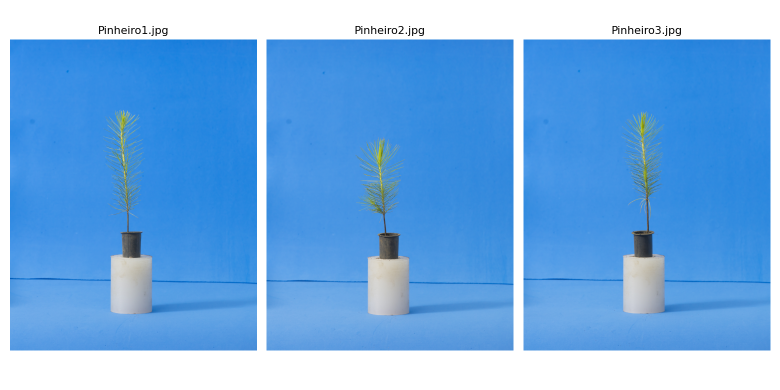
#> input picture Guido/debug_pinheiros_raw123.png, 1560 x 780 px (shown at 1/2 size); its folder holds only this picture in this run
$ python -i Funcs_old.py   (imports and definitions only)
#> lines starting #> are read from the running program, lines starting #| are printed output that depends on the picture; after the words box and inside, x2 and y2 are one past the last pixel; in counts of white or black regions, pixels touching at a corner belong together
#> further down, picture is the input picture: shape (780, 1560, 3); mean B, G, R 229.7, 173, 114.9
# Bibliotecas importadas:
import cv2
import numpy as np
from skimage.graph import route_through_array

#Thresholds HSV fixos:
# (Fundo azul)
lower_azul = np.array([100, 120, 150])
upper_azul = np.array([120, 255, 255])

## Funções para utilizar no projeto-Main.py ##

# Parte inicial de pré-processamento da imagem:

# [23 lines left out: function melhorar_altura, not called in this run]

## Parte de topologia interna utilizada por outras funções internamente:
def maior_blob(mask):
    """
    Mantém apenas a maior componente conexa (8-connectivity) da máscara.

    Usado em vários pontos do pipeline para descartar ruído desconectado:
    a planta+vaso, o vaso isolado, a planta segmentada — todos devem ser uma
    única componente. Qualquer pixel ligado por mero acaso é eliminado.

    Implementação: connectedComponentsWithStats retorna o rótulo 0 como fundo,
    por isso o argmax é deslocado em +1 e parte de stats[1:].
    """
    num_labels, labels, stats, _ = cv2.connectedComponentsWithStats(mask, connectivity=8)

    if num_labels <= 1:
        return mask
    # [0] É O FUNDO:
    largest_label = 1 + np.argmax(stats[1:, cv2.CC_STAT_AREA])

    mcomp = np.where(labels == largest_label, 255, 0).astype(np.uint8)

    return mcomp
## Segmentações: planta + vaso, depois vaso isolado, depois só a planta:
def extrair_planta_vaso(img):
    """
    Separa do fundo azul tudo que é planta + vaso.

    Trabalha em HSV pois é invariante a brilho — o azul fotográfico tem H
    estável mesmo com sombra parcial, enquanto em RGB há variações.

    O kernel em cruz (4-vizinhos do centro) no MORPH_OPEN remove pixels
    isolados (poeira, partículas) sem afetar a topologia de estruturas finas
    como folhas alongadas — um kernel cheio (3x3) erode as pontas das folhas.

    Retorna a máscara binária e a imagem HSV (reaproveitada por outras
    funções para evitar reconverter).
    """
    img_hsv = cv2.cvtColor(img, cv2.COLOR_BGR2HSV)
#> img_hsv: shape (780, 1560, 3); mean H, S, V 78.3, 131.1, 230

    mask_fundo = cv2.inRange(img_hsv, lower_azul, upper_azul)
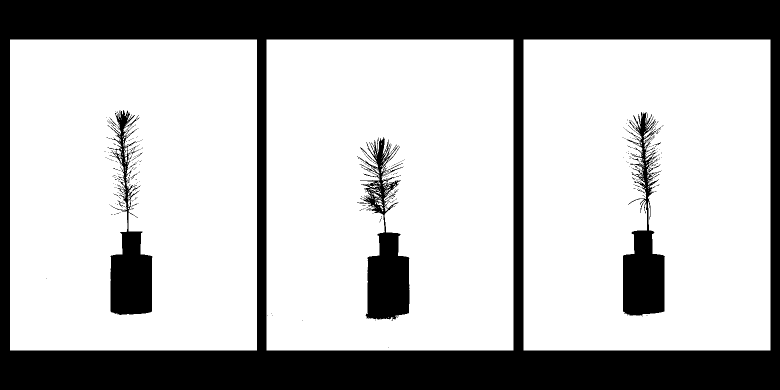
#> mask_fundo: shape (780, 1560) (shown at 1/2 size); 71.9% white; 356 black regions (342 under 20 px), largest, box (x1, y1, x2, y2) and area: (0, 0, 1560, 780) 294996, (714, 274, 819, 642) 16187, (1246, 224, 1330, 632) 15137
    mask_planta_vaso = cv2.bitwise_not(mask_fundo)

    # remove ruído pequeno:
    # só vizinhos horizontais e virtuais
    kernel = np.array(([[0, 1, 0], [1, 1, 1], [0, 1, 0]]), dtype=np.uint8)
    #erode = cv2.erode(mask_planta_vaso, kernel)
    #dilate = cv2.dilate(eroded, kernel)
    mask_planta_vaso = cv2.morphologyEx(mask_planta_vaso,cv2.MORPH_OPEN,kernel)
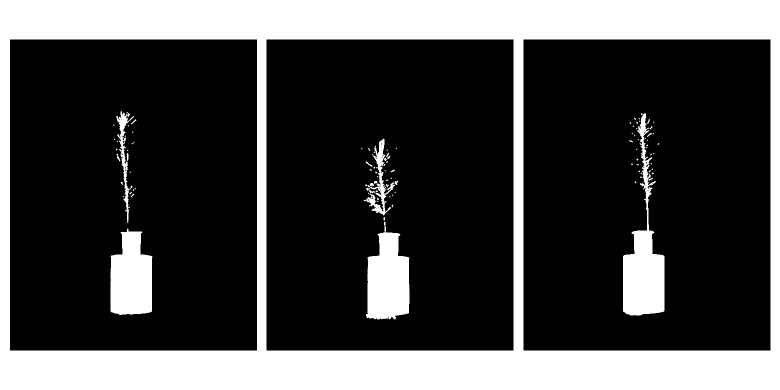
#> mask_planta_vaso: shape (780, 1560) (shown at 1/2 size); 27.7% white; 97 white regions (73 under 20 px), largest, box (x1, y1, x2, y2) and area: (0, 0, 1560, 780) 294996, (1246, 226, 1329, 631) 13603, (732, 443, 819, 639) 12045

    return maior_blob(mask_planta_vaso), img_hsv
#> in maior_blob, `num_labels, labels, stats, _ = cv2.connectedComponentsWithStats(mask, ..`:
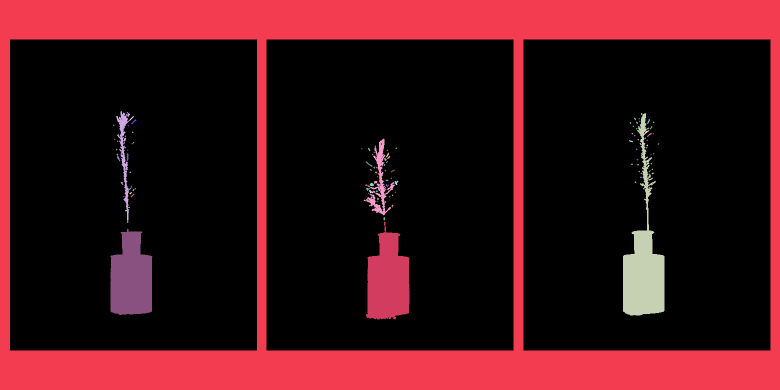
#> labels: shape (780, 1560) int32 (shown at 1/2 size); 98 distinct labels, from 0 to 97; one colour per label, 0 black
#> in maior_blob, `num_labels, labels, stats, _ = cv2.connectedComponentsWithStats(mask, ..`: num_labels = 98; stats = 98 rows, first 6: [20, 79, 1521, 622, 879721], [0, 0, 1560, 780, 294996], [232, 222, 30, 224, 1662], [1246, 226, 83, 405, 13603], [258, 232, 10, 10, 26], [1268, 235, 4, 5, 10]
#> in maior_blob, `largest_label = 1 + np.argmax(stats[1:, cv2.CC_STAT_AREA])`: largest_label = 1
#> in maior_blob, `mcomp = np.where(labels == largest_label, 255, 0).astype(np.uint8)`:
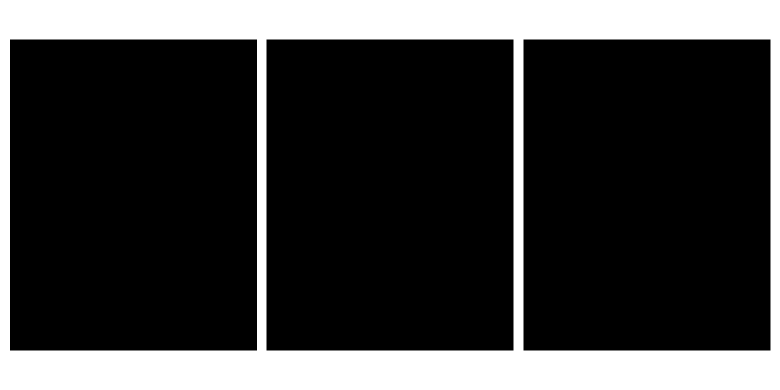
#> mcomp: shape (780, 1560) (shown at 1/2 size); 24.2% white; 1 white region, box (x1, y1, x2, y2) and area: (0, 0, 1560, 780) 294996

# [603 lines left out: functions detecta_topo_vaso, so_a_planta, subir_no_skeleton, achar_base_topo_caule, tracar_caule, desenhar_caule and 3 more, not called in this run]

>>> import cv2
>>> picture = cv2.imread('debug_pinheiros_raw123.png')
>>> result = extrair_planta_vaso(picture)

$ run again, on Guido/debug_pin_ep1.png
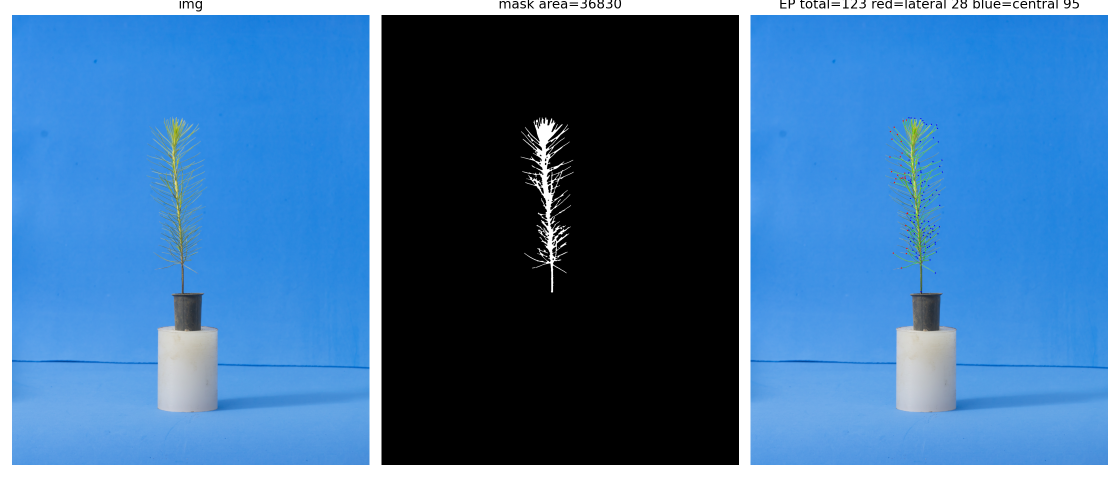
#> input picture Guido/debug_pin_ep1.png, 2240 x 960 px (shown at 1/2 size)
#> picture is the input picture: shape (960, 2240, 3); mean B, G, R 159.9, 113.6, 65.7
#> img_hsv: shape (960, 2240, 3); mean H, S, V 62, 107.2, 160.3
#> mask_fundo: shape (960, 2240); 56.9% white; 337 black regions (321 under 20 px), largest, box (x1, y1, x2, y2) and area: (0, 0, 2240, 960) 863400, (1775, 237, 1913, 828) 31601, (298, 234, 436, 828) 31085
#> in maior_blob, `num_labels, labels, stats, _ = cv2.connectedComponentsWithStats(mask, ..`:
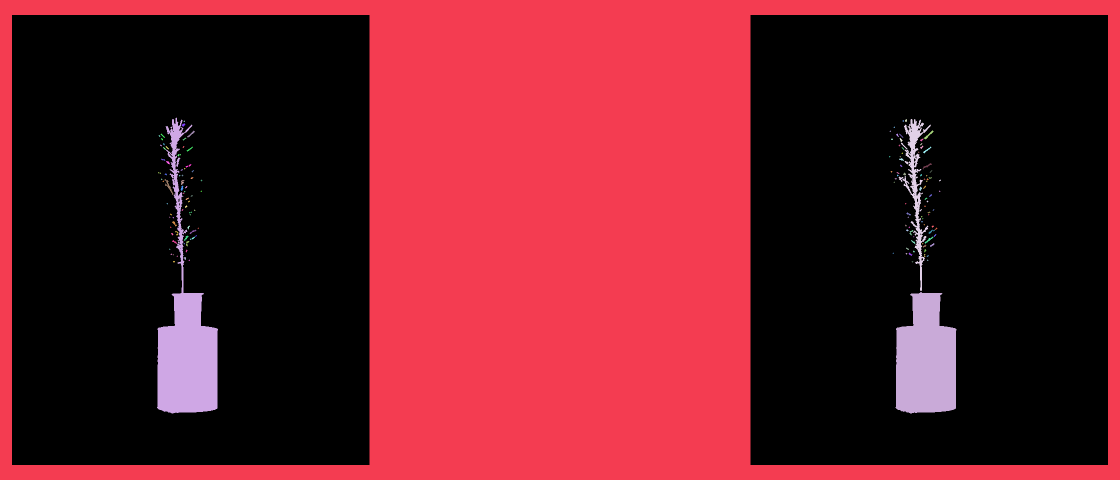
#> labels: shape (960, 2240) int32 (shown at 1/2 size); 150 distinct labels, from 0 to 149; one colour per label, 0 black
#> num_labels = 150; stats = 150 rows, first 6: [24, 30, 2192, 900, 1228743], [0, 0, 2240, 960, 863400], [314, 235, 122, 592, 27564], [1810, 238, 4, 6, 18], [1797, 238, 65, 344, 4408], [367, 241, 3, 3, 5]
#> largest_label = 1
#> in maior_blob, `mcomp = np.where(labels == largest_label, 255, 0).astype(np.uint8)`:
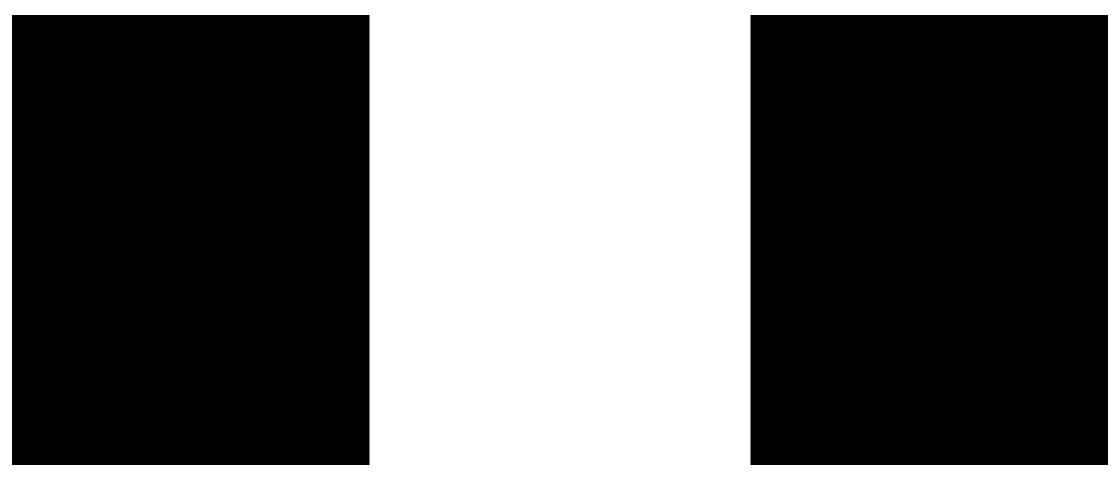
#> mcomp: shape (960, 2240) (shown at 1/2 size); 40.2% white; 1 white region, box (x1, y1, x2, y2) and area: (0, 0, 2240, 960) 863400
